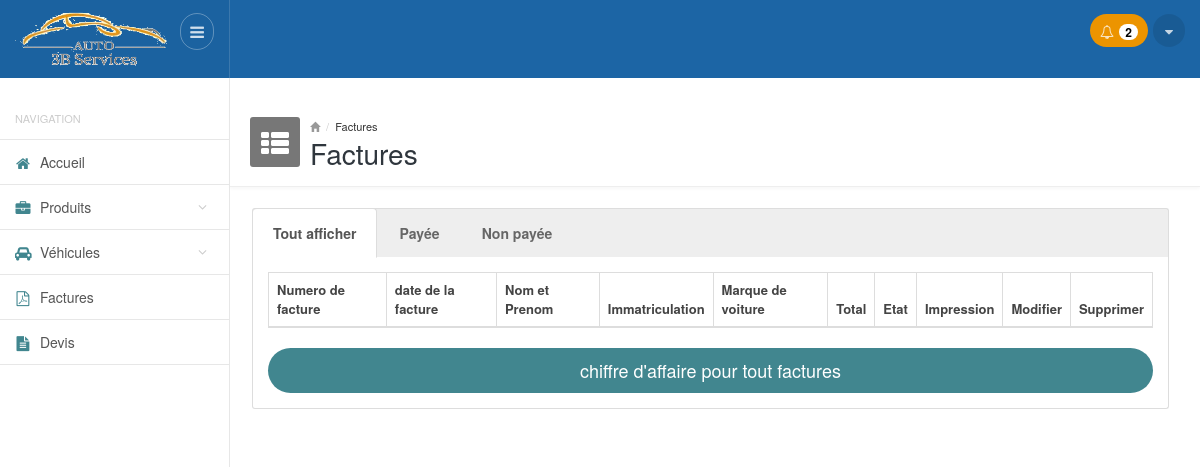
Before: /factures.php (signed in) with the older database file.
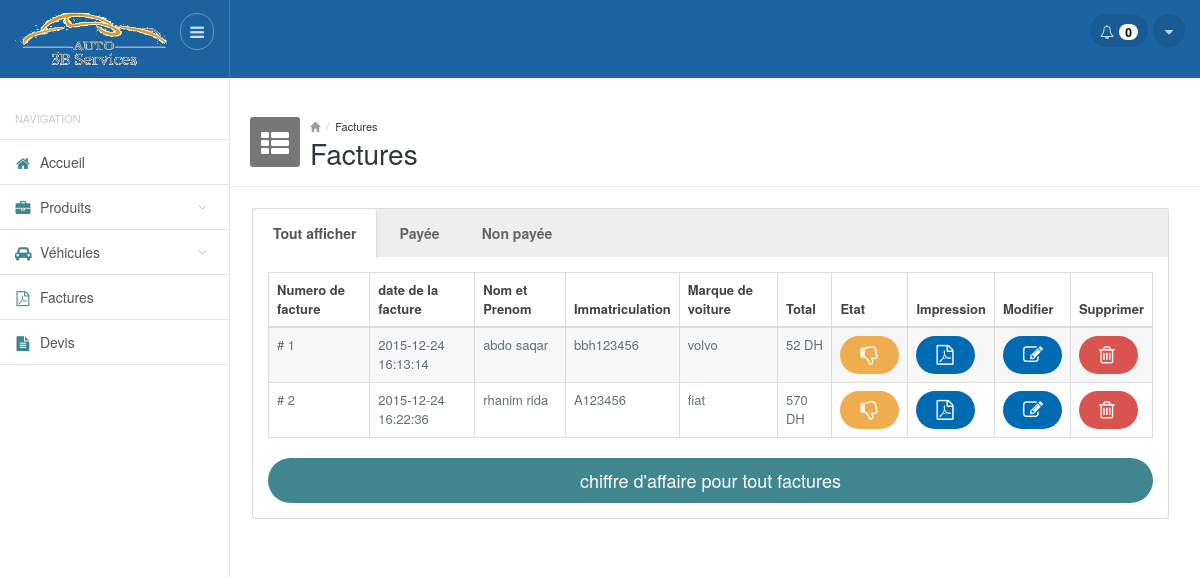
After: the same page with the newer database file.
### tables this page shows
CREATE TABLE IF NOT EXISTS `factures` (
  `id` int(25) NOT NULL,
  `created` timestamp NOT NULL DEFAULT CURRENT_TIMESTAMP,
  `etat` tinyint(1) DEFAULT '0',
  `id_vehicule` int(11) NOT NULL
);

CREATE TABLE IF NOT EXISTS `vehicules` (
  `id` int(11) NOT NULL,
  `nom` varchar(100) NOT NULL,
  `prenom` varchar(100) NOT NULL,
  `immatriculation` varchar(100) NOT NULL,
  `marque` varchar(100) NOT NULL,
  `expere` varchar(100) NOT NULL,
  `assurance` varchar(100) NOT NULL,
  `date_entree` date DEFAULT NULL,
  `date_sortie` date DEFAULT NULL
);

### functions.php (called while the page is built, shortened)
<?php
function getAllFactures($etat)
{
    $char="";
    if ($etat==0) { $char="and etat = 0"; }
    elseif ($etat==1) { $char="and etat = 1"; }
     $result = mysql_query("SELECT   factures.id , created , etat , id_vehicule , nom , prenom , immatriculation , marque , expere , assurance , date_entree , date_sortie FROM factures , vehicules WHERE factures.id_vehicule=vehicules.id $char") or die(mysql_error());
     $factures = array();
     while($row = mysql_fetch_array($result)){
        $row['total']=getTotal($row['id']);
        $factures[] = $row;
     }
    return $factures;
}
function getNotifProducts()
{
    $result = mysql_query("SELECT count(*) FROM produits WHERE qte_min>=qte") or die(mysql_error());
    $count = mysql_fetch_array($result);
    return $count[0];
}
function getTotal($id)
{
     $result = mysql_query("SELECT * FROM designation WHERE id_facture=$id") or die(mysql_error());
     $total=0;
     while($row = mysql_fetch_array($result)){
        $total+=($row['qte']*$row['prix']);
     }
    return $total;
}
?>

### factures.php (the view, shortened to what the changed rows need)
<?php
require_once __DIR__ . '/functions.php';
require_once __DIR__ . '/header.php'; ?>
<div class="mainpanel">
    <div class="contentpanel">
        <div class="panel panel-primary-head">
            <div class="col-md-6">
                <div class="tab-content mb30">
                    <div class="tab-pane active" id="tous">
                        <table id="basicTable1" class="table table-striped table-bordered responsive">
                            <thead class="">
                                <tr>
                                    <th>Numero de facture</th>
                                    <th>date de la facture</th>
                                    <th>Nom et Prenom</th>
                                    <th>Immatriculation</th>
                                    <th>Marque de voiture</th>
                                    <th>Total</th>
                                    <th>Etat</th>
                                    <th>Impression</th>
                                    <th>Modifier</th>
                                    <th>Supprimer</th>
                                </tr>
                            </thead>
                            <tbody>
                                <?php
                                  $factures= getAllFactures(-1);
                                  foreach($factures as $facture){
                                    ?>
                                        <tr>
                                          <td># <?php echo $facture['id']; ?> </td>
                                          <td><?php echo $facture['created']; ?> </td>
                                          <td><?php echo $facture['nom'].' '.$facture['prenom']; ?> </td>
                                          <td><?php echo $facture['immatriculation']; ?> </td>
                                          <td><?php echo $facture['marque']; ?> </td>
                                          <td><?php echo $facture['total']; ?> DH </td>
                                          <td class="center">
                                            <?php if ($facture['etat']==1): ?>
                                              <a class="btn btn-success btn-rounded" href="valider.php?id=<?php echo $facture['id']; ?>&etat=0"><i class="fa fa-thumbs-o-up"></i></a>
                                            <?php else: ?>
                                              <a class="btn btn-warning btn-rounded" href="valider.php?id=<?php echo $facture['id']; ?>&etat=1"><i class="fa fa-thumbs-o-down"></i></a>
                                            <?php endif ?>
                                          </td>
                                          <td class="center"><a class="btn btn-primary blue_b btn-rounded" href="facture.php?id=<?php echo $facture['id']; ?>"><i class="fa fa-file-pdf-o"></i></a></td>
                                          <td class="center"><a class="btn btn-primary blue_b btn-rounded" href="modifier_facture.php?id=<?php echo $facture['id']; ?>"><i class="fa fa-edit"></i></a></td>
                                          <td class="center"><a class="btn btn-danger btn-rounded" href="php_supprimer_facture.php?id=<?php echo $facture['id']; ?>"><i class="fa fa-trash-o"></i></a></td>
                                      </tr>
                                    <?php } ?>
                            </tbody>
                        </table>
                    </div>
                </div>
            </div>
        </div>
        <br />
    </div>
</div>
<?php
require_once __DIR__ . '/footer.php'; ?>

### header.php (shortened to what the changed rows need)
<!DOCTYPE html>
<html lang="en">
<head>
        <link href="css/style.default.css" rel="stylesheet">
        <link href="css/select2.css" rel="stylesheet" />
        <link href="css/style.datatables.css" rel="stylesheet">
        <link href="cdn.datatables.net/responsive/1.0.1/css/dataTables.responsive.css" rel="stylesheet">
    </head>
    <body>
        <header>
            <div class="headerwrapper">
                <div class="header-right">
                    <div class="pull-right">
                            <div class="btn-group btn-group-list btn-group-notification">
                        <?php if(getNotifProducts() == 0) {?>
                            <button type="button" class="btn btn-default dropdown-toggle" data-toggle="dropdown">
                        <?php } else { ?>
                                <button type="button" class="btn btn-default dropdown-toggle orange" data-toggle="dropdown">
                        <?php } ?>
                              <i class="fa fa-bell-o"></i>
                              <span class="badge">
                                <?php echo getNotifProducts(); ?>
                              </span>
                            </button>
                        </div>
                    </div>
                </div>
            </div>
        </header>
        <br>
        <br>
        <section>
            <div class="mainwrapper">

Changed rows visible on the page:
added factures: id "1", created "2015-12-24 16:13:14", id_vehicule.nom "abdo", id_vehicule.prenom "saqar", id_vehicule.immatriculation "bbh123456", id_vehicule.marque "volvo", total "52"
added factures: id "2", created "2015-12-24 16:22:36", id_vehicule.nom "rhanim", id_vehicule.prenom "rida", id_vehicule.immatriculation "A123456", id_vehicule.marque "fiat", total "570"
Other visible differences:
getNotifProducts(): "2" → "0"
